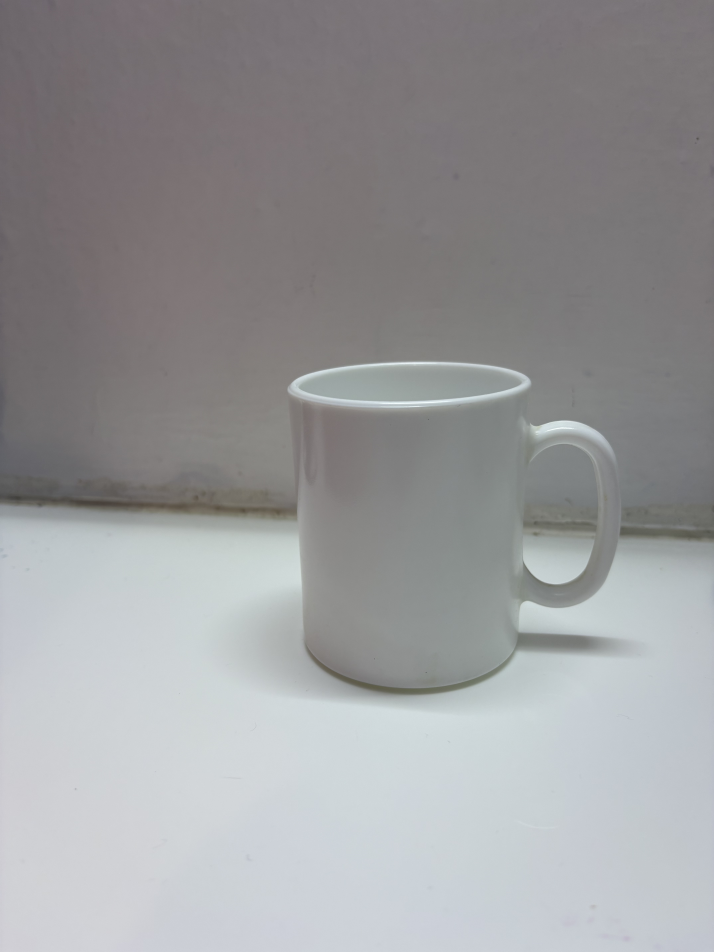
#> input picture data/raw/mug/khrisvin_mug01_001.jpeg, 4284 x 5712 px (shown at 1/6 size)
$ python preprocessing.py
#> lines starting #> are read from the running program, lines starting #| are printed output that depends on the picture
#> further down, img is the input picture: shape (5712, 4284, 3); mean B, G, R 156.1, 154.4, 154
from pathlib import Path
import cv2


def resize_and_pad(img, target_size=224):
#> called with target_size = 224
    if img is None or img.size == 0:
        raise ValueError("The image is empty or could not be loaded.")

    if not isinstance(target_size, int) or target_size <= 0:
        raise ValueError("Target size must be a positive integer.")

    height, width = img.shape[:2]
#> height = 5712; width = 4284

    scale = min(target_size / width, target_size / height)
#> scale = 0.0392

    new_width = max(1, min(target_size, round(width * scale)))
#> new_width = 168
    new_height = max(1, min(target_size, round(height * scale)))
#> new_height = 224

    interpolation = (
        cv2.INTER_AREA if scale < 1 else cv2.INTER_LINEAR
    )
#> interpolation = 3

    resized = cv2.resize(
        img,
        (new_width, new_height),
        interpolation=interpolation
    )
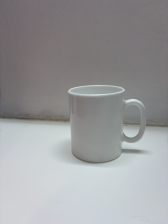
#> resized: shape (224, 168, 3); mean B, G, R 156.1, 154.4, 154

    left = (target_size - new_width) // 2
#> left = 28
    right = target_size - new_width - left
#> right = 28

    top = (target_size - new_height) // 2
#> top = 0
    bottom = target_size - new_height - top
#> bottom = 0

    padded = cv2.copyMakeBorder(
        resized,
        top,
        bottom,
        left,
        right,
        cv2.BORDER_CONSTANT,
        value=(0, 0, 0)
    )
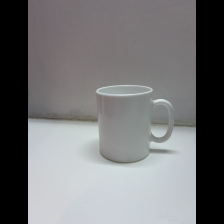
#> padded: shape (224, 224, 3); mean B, G, R 117, 115.8, 115.5

    return padded


if __name__ == "__main__":
    project_folder = Path(__file__).resolve().parent
    image_path = (
        project_folder / "data" / "raw" / "mug"
        / "khrisvin_mug01_001.jpeg"
    )

    img = cv2.imread(str(image_path))

    if img is None:
        raise FileNotFoundError(f"Cannot load image: {image_path}")

    processed = resize_and_pad(img)

    print("Original shape:", img.shape)
#| Original shape: (5712, 4284, 3)
    print("Processed shape:", processed.shape)
#| Processed shape: (224, 224, 3)

    cv2.imshow("Resized and padded image", processed)
    print("Click the image window and press any key to close.")

    cv2.waitKey(0)
    cv2.destroyAllWindows()

$ run again, with data/raw/mug/khrisvin_mug01_002.jpeg copied over data/raw/mug/khrisvin_mug01_001.jpeg
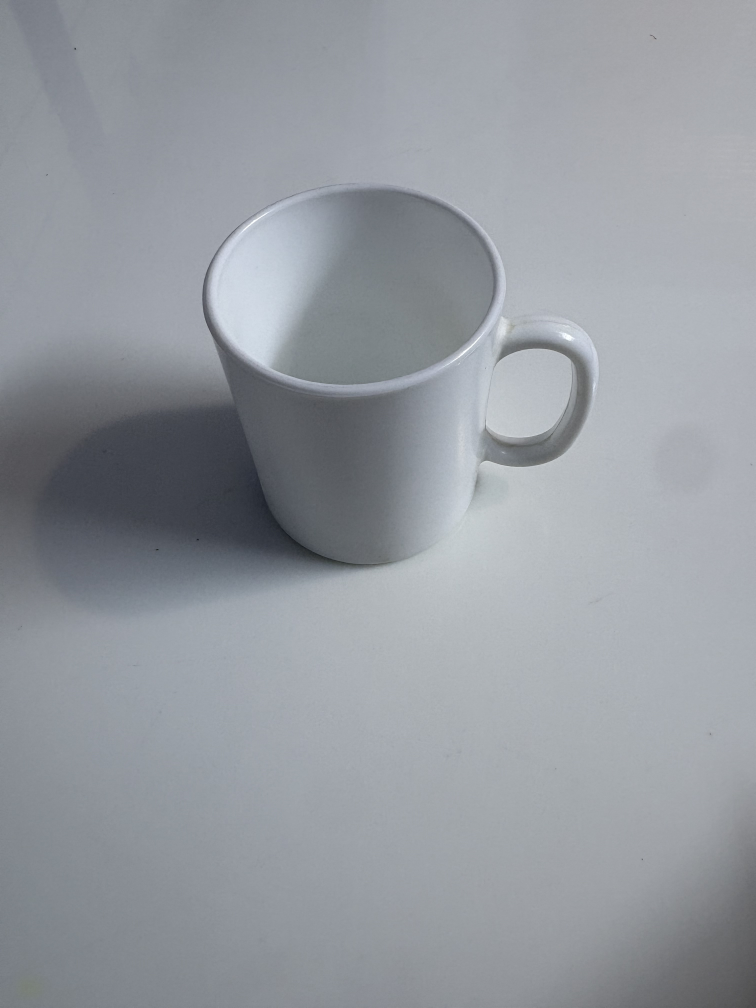
#> input picture data/raw/mug/khrisvin_mug01_002.jpeg, 3024 x 4032 px (shown at 1/4 size)
#> img is the input picture: shape (4032, 3024, 3); mean B, G, R 159.5, 153.4, 148.9
#> in resize_and_pad, `resized = cv2.resize( img, (new_width, new_height), interpolation=inte..`:
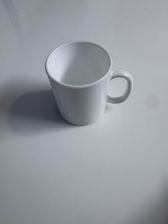
#> resized: shape (224, 168, 3); mean B, G, R 159.5, 153.4, 148.9
#> in resize_and_pad, `padded = cv2.copyMakeBorder( resized, top, bottom, left, right, cv2.BO..`:
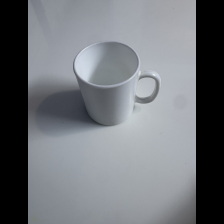
#> padded: shape (224, 224, 3); mean B, G, R 119.6, 115, 111.7
#| Original shape: (4032, 3024, 3)
#| Processed shape: (224, 224, 3)

$ run again, with data/raw/mug/khrisvin_mug01_003.jpeg copied over data/raw/mug/khrisvin_mug01_001.jpeg
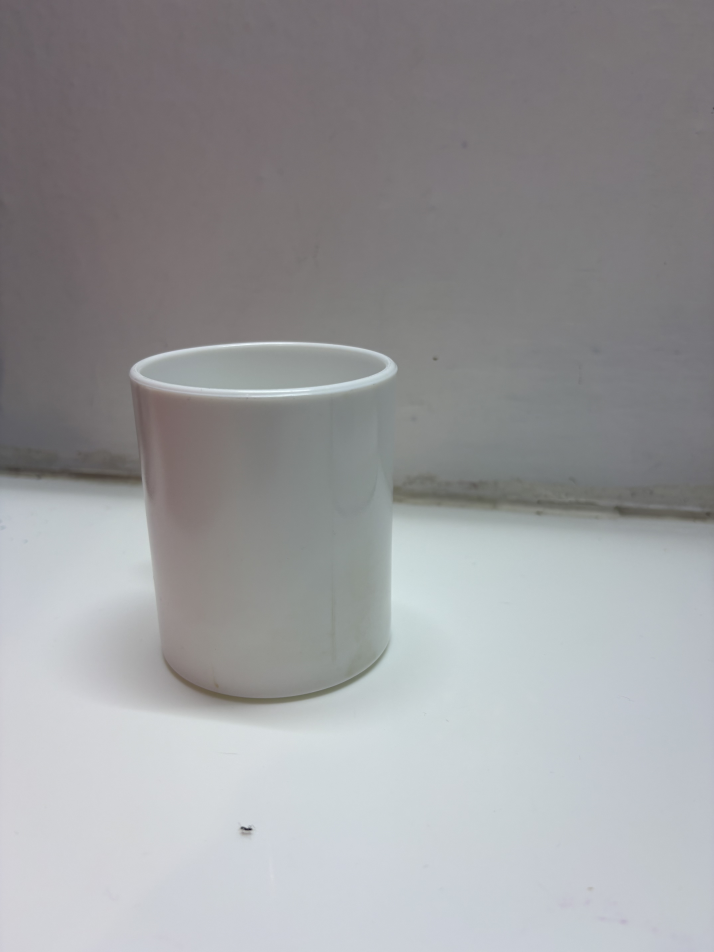
#> input picture data/raw/mug/khrisvin_mug01_003.jpeg, 4284 x 5712 px (shown at 1/6 size)
#> img is the input picture: shape (5712, 4284, 3); mean B, G, R 156.6, 154.6, 154.2
#> in resize_and_pad, `resized = cv2.resize( img, (new_width, new_height), interpolation=inte..`:
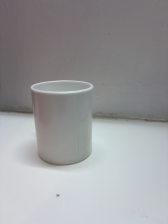
#> resized: shape (224, 168, 3); mean B, G, R 156.6, 154.6, 154.2
#> in resize_and_pad, `padded = cv2.copyMakeBorder( resized, top, bottom, left, right, cv2.BO..`:
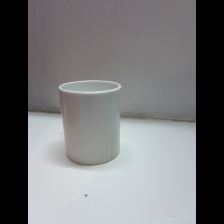
#> padded: shape (224, 224, 3); mean B, G, R 117.5, 116, 115.6
#| Original shape: (5712, 4284, 3)
#| Processed shape: (224, 224, 3)

$ run again, with data/raw/mug/khrisvin_mug01_004.jpeg copied over data/raw/mug/khrisvin_mug01_001.jpeg
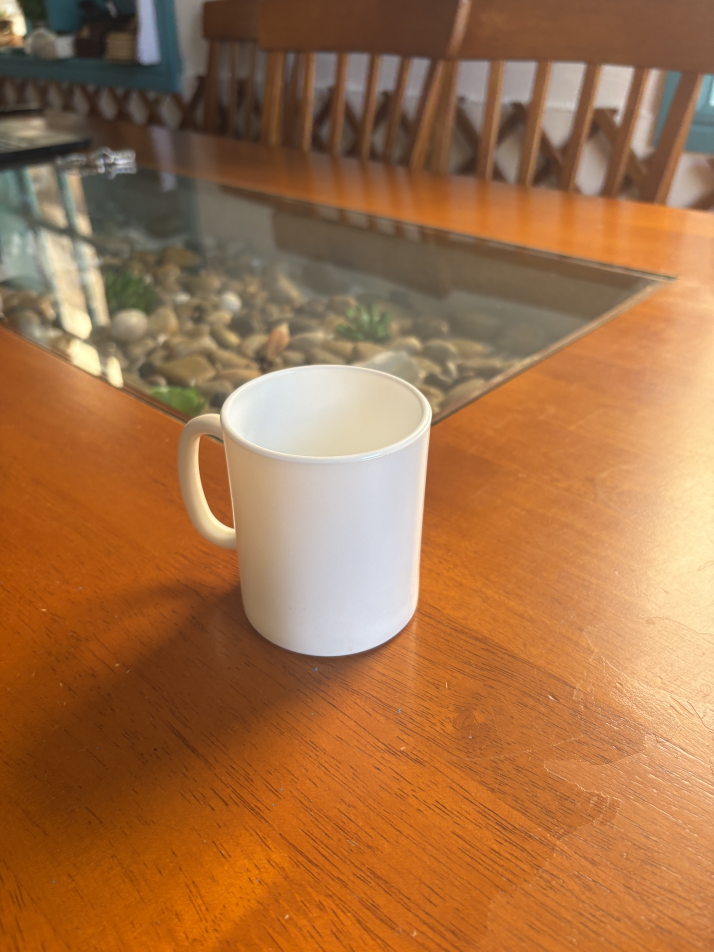
#> input picture data/raw/mug/khrisvin_mug01_004.jpeg, 4284 x 5712 px (shown at 1/6 size)
#> img is the input picture: shape (5712, 4284, 3); mean B, G, R 71.2, 112.6, 162.9
#> in resize_and_pad, `resized = cv2.resize( img, (new_width, new_height), interpolation=inte..`:
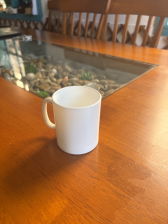
#> resized: shape (224, 168, 3); mean B, G, R 71.2, 112.6, 162.9
#> in resize_and_pad, `padded = cv2.copyMakeBorder( resized, top, bottom, left, right, cv2.BO..`:
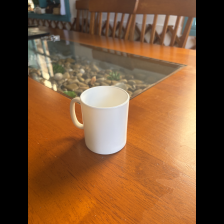
#> padded: shape (224, 224, 3); mean B, G, R 53.4, 84.5, 122.2
#| Original shape: (5712, 4284, 3)
#| Processed shape: (224, 224, 3)
